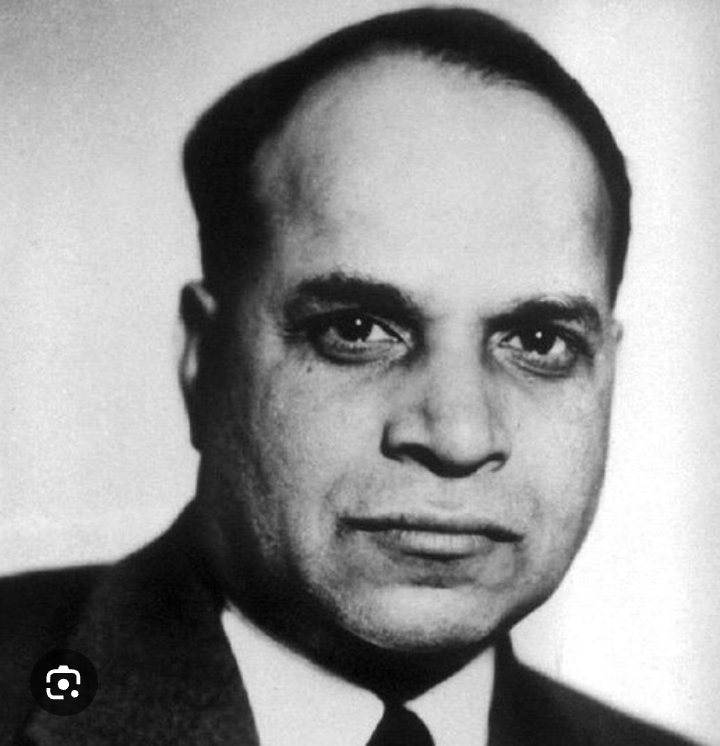
#> input picture photos/raw1.png, 720 x 746 px, found by its file name; its folder holds 3 pictures in this run
$ python enhance.py
#> lines starting #> are read from the running program, lines starting #| are printed output that depends on the picture
# Crop each photo to 9:16 around the face, then upscale + global enhancement only
# (denoise, sharpen, levels/contrast, mild warm grade). No local/face edits.
from PIL import Image, ImageFilter, ImageEnhance, ImageOps
import numpy as np
crops = {1: (230, 0, 650, 746), 2: (180, 0, 659, 851), 3: (37, 0, 504, 830)}
for i, box in crops.items():
    im = Image.open(f"photos/raw{i}.png").convert("L").crop(box)
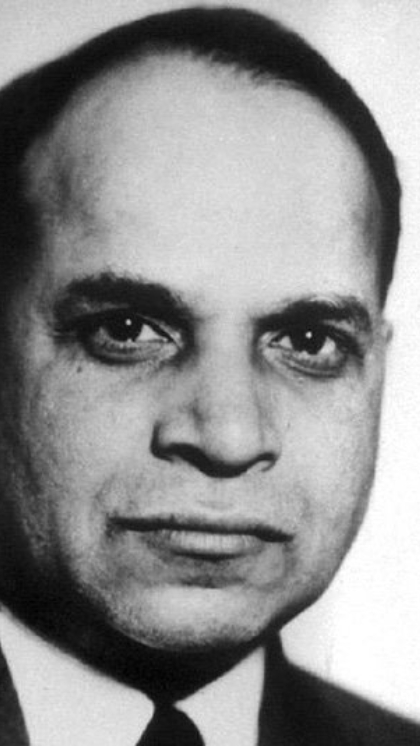
#> im: PIL image 420x746 L; min 1, max 255, mean 144.1
    im = im.filter(ImageFilter.MedianFilter(3))               # denoise JPEG noise
    im = im.resize((1440, 2560), Image.LANCZOS)                # 9:16, headroom for zoom
#> im: PIL image 1440x2560 L
    im = im.filter(ImageFilter.GaussianBlur(0.8))              # soften upscale blocks
    im = ImageOps.autocontrast(im, cutoff=0.5)                 # fix levels
    im = ImageEnhance.Contrast(im).enhance(1.08)
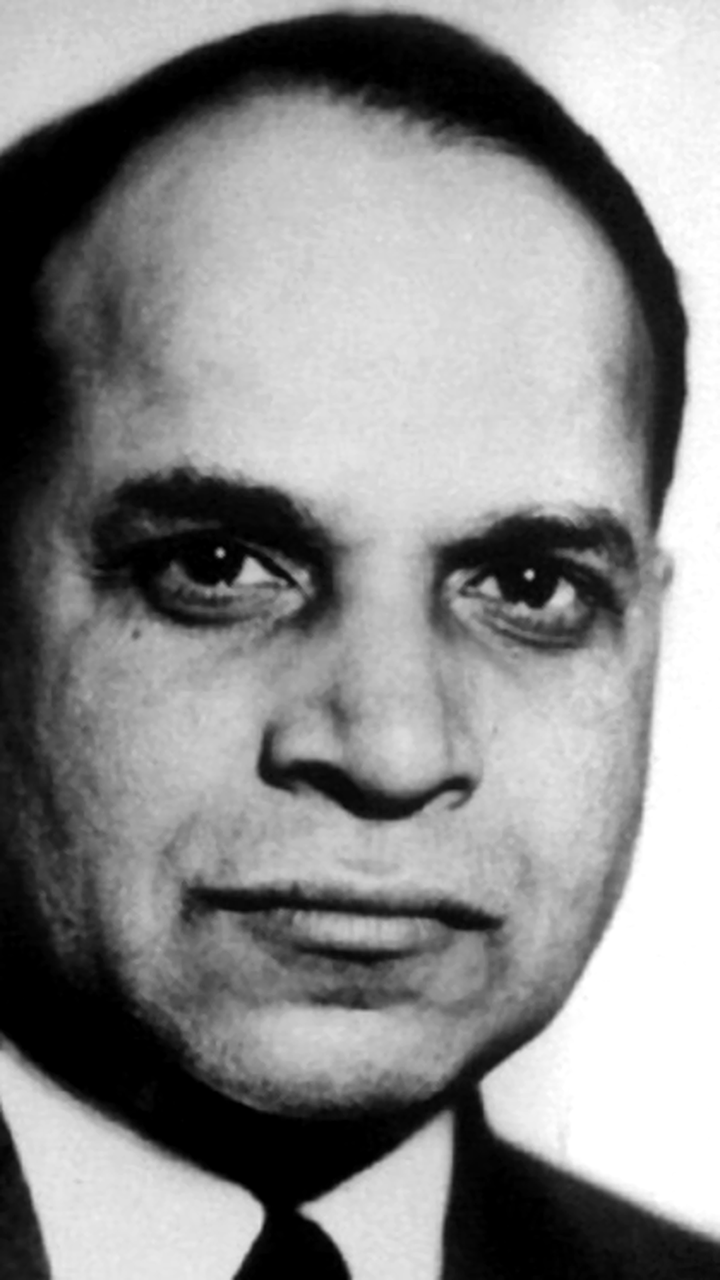
#> im: PIL image 1440x2560 L (shown at 1/2 size); min 0, max 255, mean 138.6
    im = im.filter(ImageFilter.UnsharpMask(radius=3, percent=90, threshold=2))
    # mild warm grade on monochrome
    a = np.asarray(im).astype(np.float32) / 255
    rgb = np.stack([a*1.00+0.02, a*0.97+0.01, a*0.90], -1).clip(0, 1)
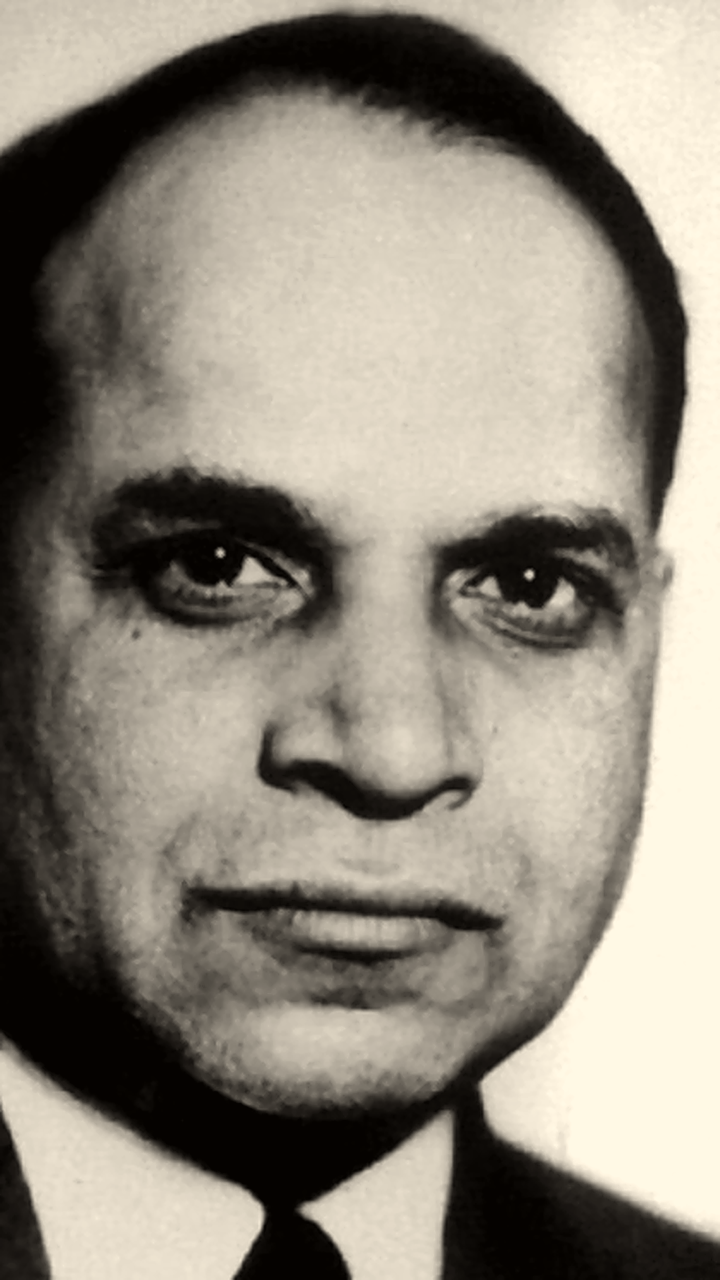
#> rgb: shape (2560, 1440, 3) float32 (shown at 1/2 size); mean of channels 0, 1, 2 0.56, 0.538, 0.486; drawn as R, G, B
    Image.fromarray((rgb*255).astype(np.uint8)).save(f"photos/photo{i}_916.png")
    print(i, "done")
#> pass 2 of the loop `for i, box in crops.items():`:
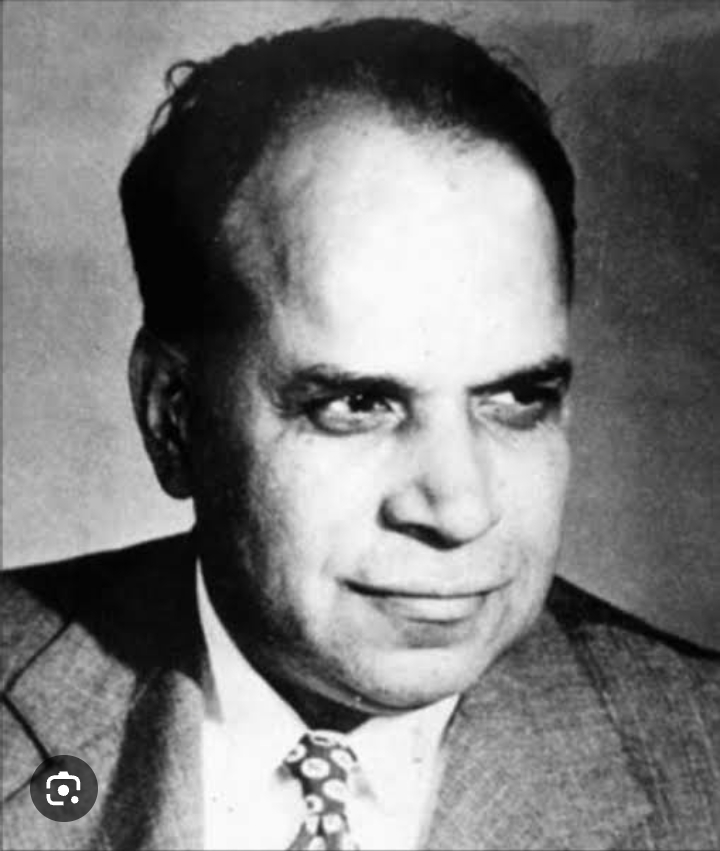
#> input picture photos/raw2.png, 720 x 851 px, found by its file name
#> `im = Image.open(f"photos/raw{i}.png").convert("L").crop(box)`:
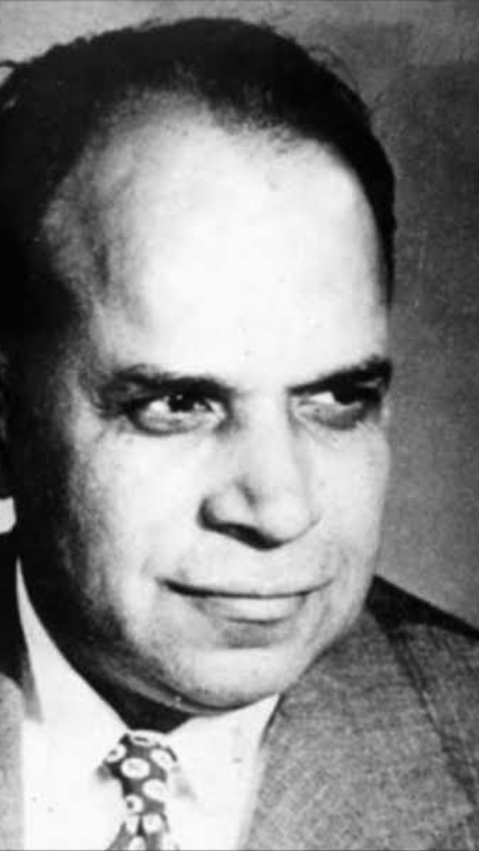
#> im: PIL image 479x851 L; min 0, max 255, mean 133.5
#> `rgb = np.stack([a*1.00+0.02, a*0.97+0.01, a*0.90], -1).clip(0, 1)`:
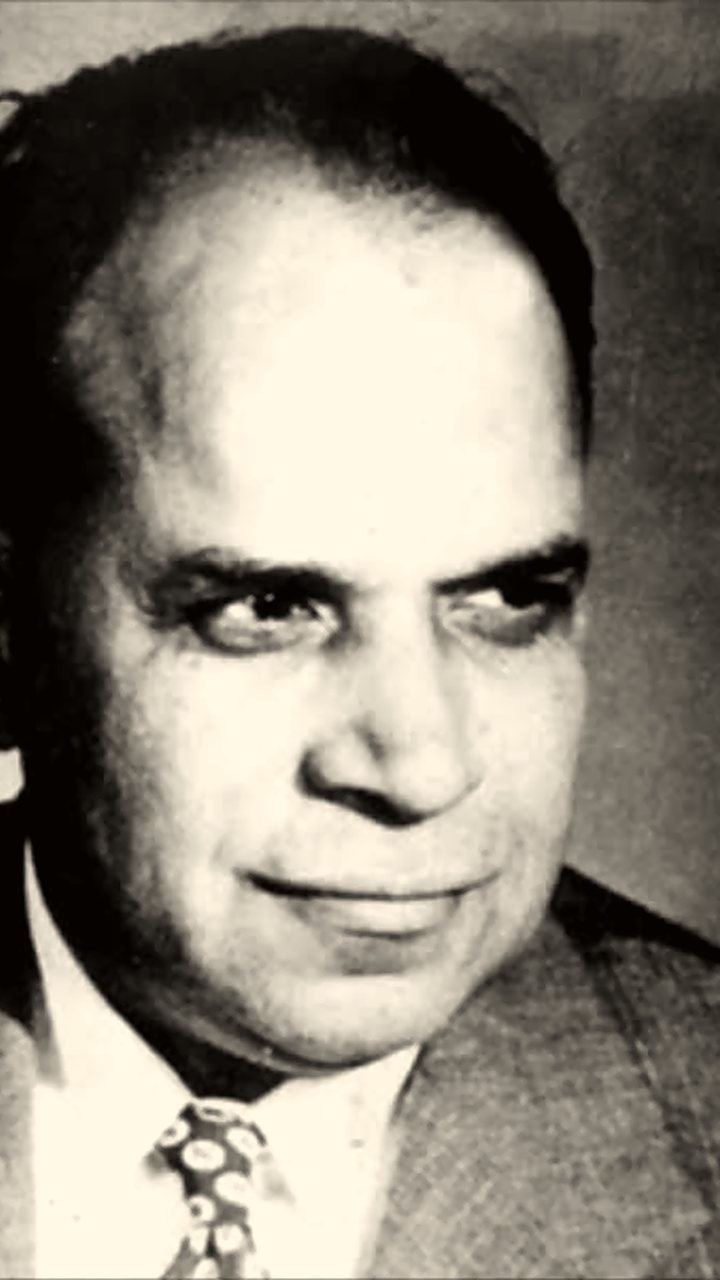
#> rgb: shape (2560, 1440, 3) float32 (shown at 1/2 size); mean of channels 0, 1, 2 0.539, 0.517, 0.468; drawn as R, G, B
#> pass 3 of the loop `for i, box in crops.items():`:
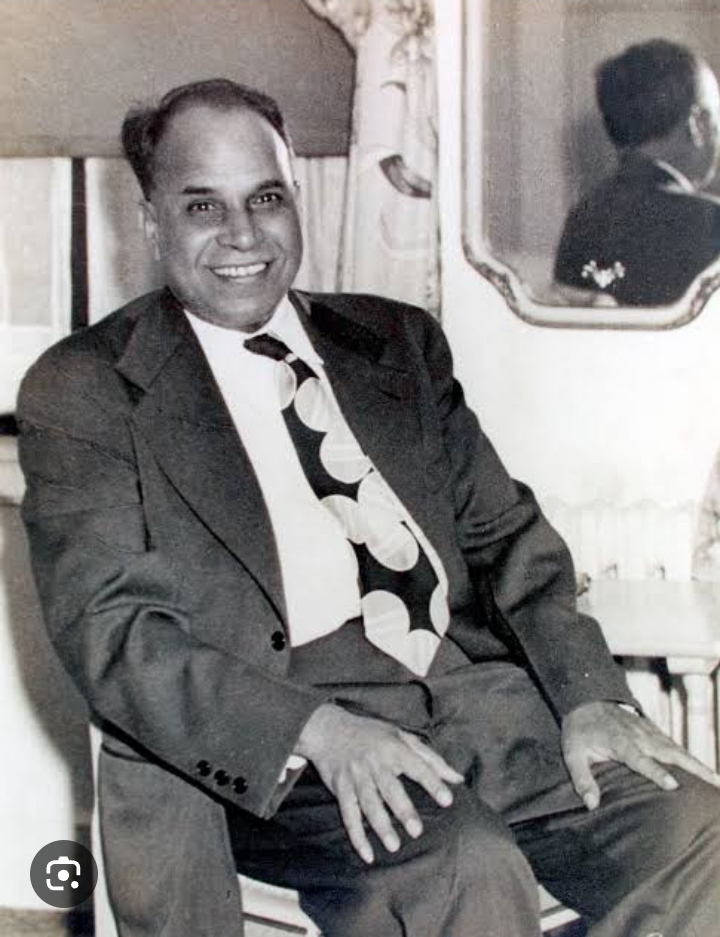
#> input picture photos/raw3.png, 720 x 937 px, found by its file name
#> `im = Image.open(f"photos/raw{i}.png").convert("L").crop(box)`:
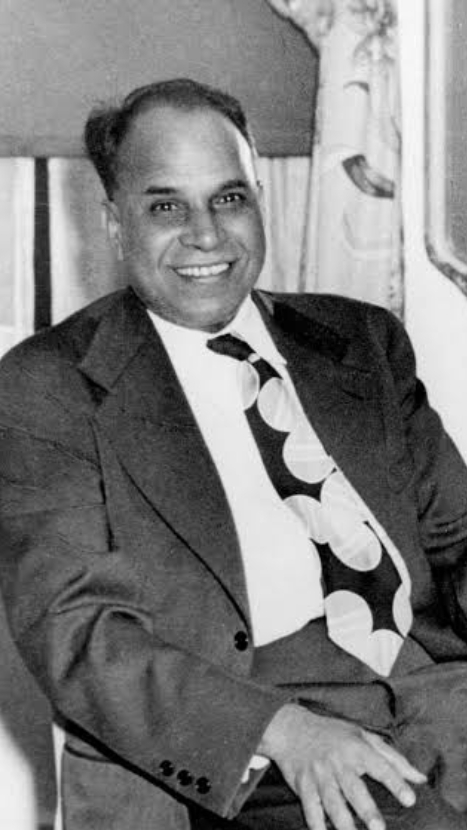
#> im: PIL image 467x830 L; min 0, max 251, mean 124.1
#> `rgb = np.stack([a*1.00+0.02, a*0.97+0.01, a*0.90], -1).clip(0, 1)`:
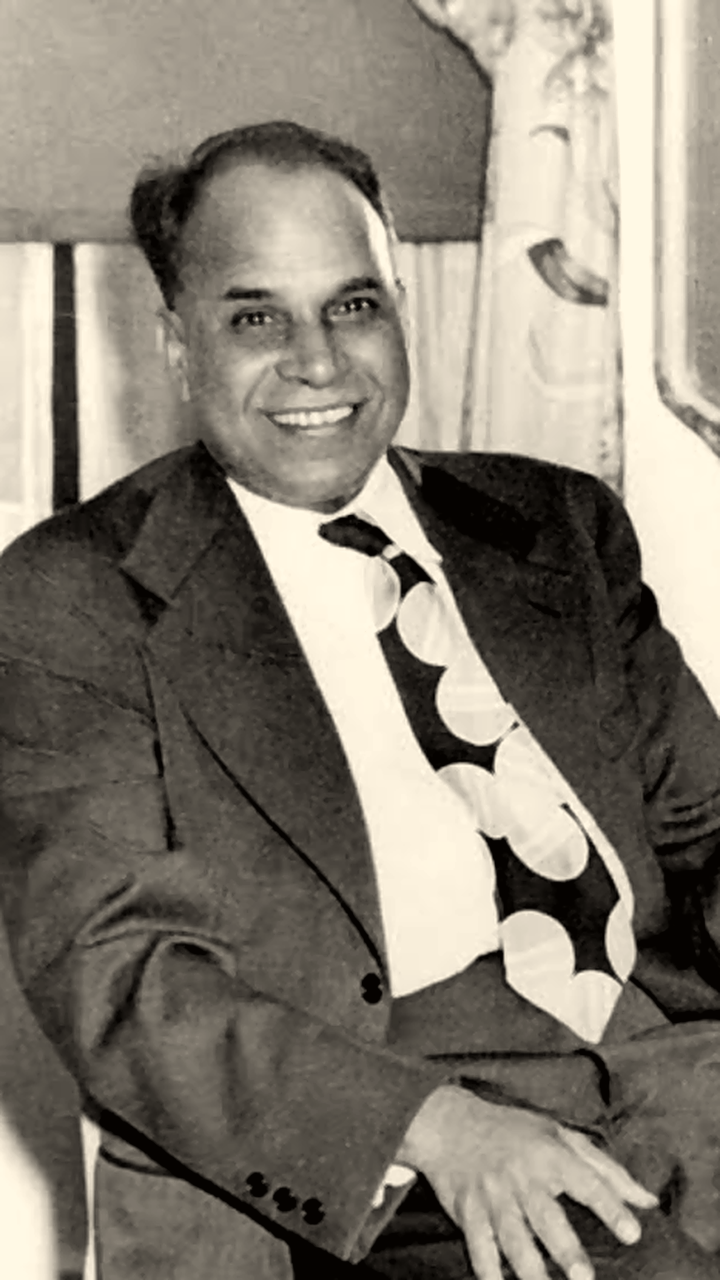
#> rgb: shape (2560, 1440, 3) float32 (shown at 1/2 size); mean of channels 0, 1, 2 0.519, 0.494, 0.449; drawn as R, G, B
